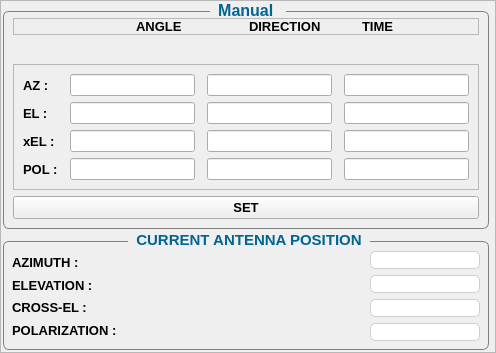
            <widget class="QFrame" name="frame_38">
             <property name="frameShape">
              <enum>QFrame::StyledPanel</enum>
             </property>
             <property name="frameShadow">
              <enum>QFrame::Raised</enum>
             </property>
             <layout class="QVBoxLayout" name="verticalLayout_132">
              <property name="spacing">
               <number>2</number>
              </property>
              <property name="leftMargin">
               <number>2</number>
              </property>
              <property name="topMargin">
               <number>0</number>
              </property>
              <property name="rightMargin">
               <number>6</number>
              </property>
              <property name="bottomMargin">
               <number>2</number>
              </property>
              <item alignment="Qt::AlignTop">
               <widget class="QGroupBox" name="groupBox_8">
                <property name="font">
                 <font>
                  <pointsize>12</pointsize>
                  <weight>75</weight>
                  <italic>false</italic>
                  <bold>true</bold>
                 </font>
                </property>
                <property name="styleSheet">
                 <string notr="true">	QGroupBox {
		font: bold; 
		border-radius: 6px;
		border : 1px solid grey;
		margin-top: 10px;
	}
	QGroupBox::title {
		subcontrol-origin:  margin;
		subcontrol-position: top center;    
		padding: 0 6px 0 6px;
	color: rgb(0, 100, 147);

	}</string>
                </property>
                <property name="title">
                 <string>Manual </string>
                </property>
                <layout class="QVBoxLayout" name="verticalLayout_44">
                 <property name="topMargin">
                  <number>6</number>
                 </property>
                 <item>
                  <widget class="QFrame" name="frame_20">
                   <property name="frameShape">
                    <enum>QFrame::StyledPanel</enum>
                   </property>
                   <property name="frameShadow">
                    <enum>QFrame::Raised</enum>
                   </property>
                   <layout class="QHBoxLayout" name="horizontalLayout_14">
                    <property name="topMargin">
                     <number>0</number>
                    </property>
                    <property name="bottomMargin">
                     <number>0</number>
                    </property>
                    <item>
                     <widget class="QLabel" name="label_3">
                      <property name="text">
                       <string/>
                      </property>
                     </widget>
                    </item>
                    <item>
                     <widget class="QLabel" name="label_99">
                      <property name="font">
                       <font>
                        <pointsize>10</pointsize>
                        <weight>75</weight>
                        <bold>true</bold>
                       </font>
                      </property>
                      <property name="text">
                       <string>ANGLE</string>
                      </property>
                     </widget>
                    </item>
                    <item>
                     <widget class="QLabel" name="label_100">
                      <property name="font">
                       <font>
                        <pointsize>10</pointsize>
                        <weight>75</weight>
                        <bold>true</bold>
                       </font>
                      </property>
                      <property name="text">
                       <string>DIRECTION</string>
                      </property>
                     </widget>
                    </item>
                    <item>
                     <widget class="QLabel" name="label_101">
                      <property name="font">
                       <font>
                        <pointsize>10</pointsize>
                        <weight>75</weight>
                        <bold>true</bold>
                       </font>
                      </property>
                      <property name="text">
                       <string>TIME</string>
                      </property>
                     </widget>
                    </item>
                   </layout>
                  </widget>
                 </item>
                 <item>
                  <widget class="QLabel" name="manualErrMsg">
                   <property name="font">
                    <font>
                     <pointsize>11</pointsize>
                     <weight>75</weight>
                     <bold>true</bold>
                    </font>
                   </property>
                   <property name="styleSheet">
                    <string notr="true">color: rgb(255, 0, 0);</string>
                   </property>
                   <property name="text">
                    <string/>
                   </property>
                   <property name="scaledContents">
                    <bool>true</bool>
                   </property>
                   <property name="alignment">
                    <set>Qt::AlignCenter</set>
                   </property>
                   <property name="wordWrap">
                    <bool>true</bool>
                   </property>
                  </widget>
                 </item>
                 <item>
                  <widget class="QFrame" name="frame_13">
                   <property name="frameShape">
                    <enum>QFrame::StyledPanel</enum>
                   </property>
                   <property name="frameShadow">
                    <enum>QFrame::Raised</enum>
                   </property>
                   <layout class="QGridLayout" name="gridLayout_3">
                    <property name="horizontalSpacing">
                     <number>12</number>
                    </property>
                    <property name="verticalSpacing">
                     <number>6</number>
                    </property>
                    <item row="2" column="3" alignment="Qt::AlignRight">
                     <widget class="QLineEdit" name="elTimeInput">
                      <property name="font">
                       <font>
                        <weight>75</weight>
                        <bold>true</bold>
                       </font>
                      </property>
                      <property name="readOnly">
                       <bool>true</bool>
                      </property>
                     </widget>
                    </item>
                    <item row="8" column="1">
                     <widget class="QLineEdit" name="polAngleInput">
                      <property name="font">
                       <font>
                        <weight>75</weight>
                        <bold>true</bold>
                       </font>
                      </property>
                      <property name="maxLength">
                       <number>4</number>
                      </property>
                      <property name="clearButtonEnabled">
                       <bool>true</bool>
                      </property>
                     </widget>
                    </item>
                    <item row="1" column="1">
                     <widget class="QLineEdit" name="azAngleInput">
                      <property name="font">
                       <font>
                        <weight>75</weight>
                        <bold>true</bold>
                       </font>
                      </property>
                      <property name="maxLength">
                       <number>6</number>
                      </property>
                      <property name="clearButtonEnabled">
                       <bool>true</bool>
                      </property>
                     </widget>
                    </item>
                    <item row="5" column="3" alignment="Qt::AlignRight">
                     <widget class="QLineEdit" name="xelTimeInput">
                      <property name="font">
                       <font>
                        <weight>75</weight>
                        <bold>true</bold>
                       </font>
                      </property>
                      <property name="readOnly">
                       <bool>true</bool>
                      </property>
                     </widget>
                    </item>
                    <item row="5" column="2">
                     <widget class="QLineEdit" name="xelDirAngleInput">
                      <property name="font">
                       <font>
                        <weight>75</weight>
                        <bold>true</bold>
                       </font>
                      </property>
                      <property name="maxLength">
                       <number>1</number>
                      </property>
                      <property name="clearButtonEnabled">
                       <bool>true</bool>
                      </property>
                     </widget>
                    </item>
                    <item row="8" column="0">
                     <widget class="QLabel" name="label_33">
                      <property name="font">
                       <font>
                        <pointsize>10</pointsize>
                        <weight>75</weight>
                        <bold>true</bold>
                       </font>
                      </property>
                      <property name="text">
                       <string>POL :</string>
                      </property>
                     </widget>
                    </item>
                    <item row="8" column="2">
                     <widget class="QLineEdit" name="polDirAngleInput">
                      <property name="font">
                       <font>
                        <weight>75</weight>
                        <bold>true</bold>
                       </font>
                      </property>
                      <property name="maxLength">
                       <number>1</number>
                      </property>
                      <property name="clearButtonEnabled">
                       <bool>true</bool>
                      </property>
                     </widget>
                    </item>
                    <item row="2" column="1">
                     <widget class="QLineEdit" name="elAngleInput">
                      <property name="font">
                       <font>
                        <weight>75</weight>
                        <bold>true</bold>
                       </font>
                      </property>
                      <property name="maxLength">
                       <number>4</number>
                      </property>
                      <property name="clearButtonEnabled">
                       <bool>true</bool>
                      </property>
                     </widget>
                    </item>
                    <item row="5" column="0">
                     <widget class="QLabel" name="label_94">
                      <property name="font">
                       <font>
                        <pointsize>10</pointsize>
                        <weight>75</weight>
                        <bold>true</bold>
                       </font>
                      </property>
                      <property name="text">
                       <string>xEL :</string>
                      </property>
                     </widget>
                    </item>
                    <item row="5" column="1">
                     <widget class="QLineEdit" name="xelAngleInput">
                      <property name="font">
                       <font>
                        <weight>75</weight>
                        <bold>true</bold>
                       </font>
                      </property>
                      <property name="maxLength">
                       <number>4</number>
                      </property>
                      <property name="clearButtonEnabled">
                       <bool>true</bool>
                      </property>
                     </widget>
                    </item>
                    <item row="1" column="2">
                     <widget class="QLineEdit" name="azDirAngleInput">
                      <property name="font">
                       <font>
                        <weight>75</weight>
                        <bold>true</bold>
                       </font>
                      </property>
                      <property name="maxLength">
                       <number>1</number>
                      </property>
                      <property name="clearButtonEnabled">
                       <bool>true</bool>
                      </property>
                     </widget>
                    </item>
                    <item row="1" column="3" alignment="Qt::AlignRight">
                     <widget class="QLineEdit" name="azTimeInput">
                      <property name="font">
                       <font>
                        <weight>75</weight>
                        <bold>true</bold>
                       </font>
                      </property>
                      <property name="readOnly">
                       <bool>true</bool>
                      </property>
                     </widget>
                    </item>
                    <item row="2" column="0">
                     <widget class="QLabel" name="label_15">
                      <property name="font">
                       <font>
                        <pointsize>10</pointsize>
                        <weight>75</weight>
                        <bold>true</bold>
                       </font>
                      </property>
                      <property name="text">
                       <string>EL :</string>
                      </property>
                     </widget>
                    </item>
                    <item row="1" column="0">
                     <widget class="QLabel" name="label_14">
                      <property name="font">
                       <font>
                        <pointsize>10</pointsize>
                        <weight>75</weight>
                        <bold>true</bold>
                       </font>
                      </property>
                      <property name="text">
                       <string>AZ :</string>
                      </property>
                     </widget>
                    </item>
                    <item row="2" column="2">
                     <widget class="QLineEdit" name="elDirAngleInput">
                      <property name="font">
                       <font>
                        <weight>75</weight>
                        <bold>true</bold>
                       </font>
                      </property>
                      <property name="maxLength">
                       <number>1</number>
                      </property>
                      <property name="clearButtonEnabled">
                       <bool>true</bool>
                      </property>
                     </widget>
                    </item>
                    <item row="8" column="3" alignment="Qt::AlignRight">
                     <widget class="QLineEdit" name="polTimeInput">
                      <property name="font">
                       <font>
                        <weight>75</weight>
                        <bold>true</bold>
                       </font>
                      </property>
                      <property name="readOnly">
                       <bool>true</bool>
                      </property>
                     </widget>
                    </item>
                   </layout>
                  </widget>
                 </item>
                 <item>
                  <widget class="QPushButton" name="setManualBtn">
                   <property name="font">
                    <font>
                     <pointsize>10</pointsize>
                     <weight>75</weight>
                     <bold>true</bold>
                    </font>
                   </property>
                   <property name="text">
                    <string>SET</string>
                   </property>
                  </widget>
                 </item>
                </layout>
               </widget>
              </item>
              <item alignment="Qt::AlignTop">
               <widget class="QGroupBox" name="groupBox_9">
                <property name="font">
                 <font>
                  <pointsize>11</pointsize>
                  <weight>75</weight>
                  <italic>false</italic>
                  <bold>true</bold>
                 </font>
                </property>
                <property name="styleSheet">
                 <string notr="true">	QGroupBox {
		font: bold; 

		border-radius: 6px;
		border : 1px solid grey;
		margin-top: 10px;
	}
	QGroupBox::title {
		subcontrol-origin:  margin;
		subcontrol-position: top center;    
		padding: 0 6px 0 6px;
		color: rgb(0, 100, 147);
	}</string>
                </property>
                <property name="title">
                 <string>CURRENT ANTENNA POSITION</string>
                </property>
                <layout class="QVBoxLayout" name="verticalLayout_57">
                 <property name="spacing">
                  <number>4</number>
                 </property>
                 <property name="leftMargin">
                  <number>4</number>
                 </property>
                 <property name="rightMargin">
                  <number>4</number>
                 </property>
                 <property name="bottomMargin">
                  <number>4</number>
                 </property>
                 <item>
                  <layout class="QHBoxLayout" name="horizontalLayout_29">
                   <property name="spacing">
                    <number>0</number>
                   </property>
                   <property name="leftMargin">
                    <number>0</number>
                   </property>
                   <property name="topMargin">
                    <number>0</number>
                   </property>
                   <property name="rightMargin">
                    <number>0</number>
                   </property>
                   <property name="bottomMargin">
                    <number>4</number>
                   </property>
                   <item>
                    <layout class="QVBoxLayout" name="verticalLayout_62">
                     <property name="spacing">
                      <number>0</number>
                     </property>
                     <property name="leftMargin">
                      <number>4</number>
                     </property>
                     <property name="rightMargin">
                      <number>0</number>
                     </property>
                     <item>
                      <widget class="QLabel" name="label_95">
                       <property name="font">
                        <font>
                         <pointsize>10</pointsize>
                         <weight>75</weight>
                         <bold>true</bold>
                        </font>
                       </property>
                       <property name="text">
                        <string>AZIMUTH : </string>
                       </property>
                      </widget>
                     </item>
                     <item>
                      <widget class="QLabel" name="label_96">
                       <property name="font">
                        <font>
                         <pointsize>10</pointsize>
                         <weight>75</weight>
                         <bold>true</bold>
                        </font>
                       </property>
                       <property name="text">
                        <string>ELEVATION : </string>
                       </property>
                      </widget>
                     </item>
                     <item>
                      <widget class="QLabel" name="label_97">
                       <property name="font">
                        <font>
                         <pointsize>10</pointsize>
                         <weight>75</weight>
                         <bold>true</bold>
                        </font>
                       </property>
                       <property name="text">
                        <string>CROSS-EL :</string>
                       </property>
                      </widget>
                     </item>
                     <item>
                      <widget class="QLabel" name="label_98">
                       <property name="font">
                        <font>
                         <pointsize>10</pointsize>
                         <weight>75</weight>
                         <bold>true</bold>
                        </font>
                       </property>
                       <property name="text">
                        <string>POLARIZATION : </string>
                       </property>
                      </widget>
                     </item>
                    </layout>
                   </item>
                   <item>
                    <layout class="QVBoxLayout" name="verticalLayout_63">
                     <property name="spacing">
                      <number>6</number>
                     </property>
                     <property name="leftMargin">
                      <number>0</number>
                     </property>
                     <property name="topMargin">
                      <number>0</number>
                     </property>
                     <property name="rightMargin">
                      <number>4</number>
                     </property>
                     <property name="bottomMargin">
                      <number>0</number>
                     </property>
                     <item>
                      <widget class="QLineEdit" name="azCurrPos_2">
                       <property name="sizePolicy">
                        <sizepolicy hsizetype="MinimumExpanding" vsizetype="Expanding">
                         <horstretch>0</horstretch>
                         <verstretch>0</verstretch>
                        </sizepolicy>
                       </property>
                       <property name="maximumSize">
                        <size>
                         <width>110</width>
                         <height>16777215</height>
                        </size>
                       </property>
                       <property name="font">
                        <font>
                         <pointsize>-1</pointsize>
                         <weight>75</weight>
                         <bold>true</bold>
                        </font>
                       </property>
                       <property name="styleSheet">
                        <string notr="true">QLineEdit{
	border: 1px solid #cfcfcf;
	border-radius: 5px;
	font-size: 12px;
}</string>
                       </property>
                       <property name="text">
                        <string/>
                       </property>
                       <property name="alignment">
                        <set>Qt::AlignCenter</set>
                       </property>
                       <property name="readOnly">
                        <bool>true</bool>
                       </property>
                      </widget>
                     </item>
                     <item>
                      <widget class="QLineEdit" name="elCurrPos_2">
                       <property name="sizePolicy">
                        <sizepolicy hsizetype="Expanding" vsizetype="Expanding">
                         <horstretch>0</horstretch>
                         <verstretch>0</verstretch>
                        </sizepolicy>
                       </property>
                       <property name="maximumSize">
                        <size>
                         <width>110</width>
                         <height>16777215</height>
                        </size>
                       </property>
                       <property name="font">
                        <font>
                         <pointsize>-1</pointsize>
                         <weight>75</weight>
                         <bold>true</bold>
                        </font>
                       </property>
                       <property name="styleSheet">
                        <string notr="true">QLineEdit{
	border: 1px solid #cfcfcf;
	border-radius: 5px;
	font-size: 12px;
}</string>
                       </property>
                       <property name="text">
                        <string/>
                       </property>
                       <property name="alignment">
                        <set>Qt::AlignCenter</set>
                       </property>
                       <property name="readOnly">
                        <bool>true</bool>
                       </property>
                      </widget>
                     </item>
                     <item>
                      <widget class="QLineEdit" name="crElCurrPos_2">
                       <property name="sizePolicy">
                        <sizepolicy hsizetype="Expanding" vsizetype="Expanding">
                         <horstretch>0</horstretch>
                         <verstretch>0</verstretch>
                        </sizepolicy>
                       </property>
                       <property name="maximumSize">
                        <size>
                         <width>110</width>
                         <height>16777215</height>
                        </size>
                       </property>
                       <property name="font">
                        <font>
                         <pointsize>-1</pointsize>
                         <weight>75</weight>
                         <bold>true</bold>
                        </font>
                       </property>
                       <property name="styleSheet">
                        <string notr="true">QLineEdit{
	border: 1px solid #cfcfcf;
	border-radius: 5px;
	font-size: 12px;
}</string>
                       </property>
                       <property name="text">
                        <string/>
                       </property>
                       <property name="alignment">
                        <set>Qt::AlignCenter</set>
                       </property>
                       <property name="readOnly">
                        <bool>true</bool>
                       </property>
                      </widget>
                     </item>
                     <item>
                      <widget class="QLineEdit" name="polCurrPos_2">
                       <property name="sizePolicy">
                        <sizepolicy hsizetype="Expanding" vsizetype="Expanding">
                         <horstretch>0</horstretch>
                         <verstretch>0</verstretch>
                        </sizepolicy>
                       </property>
                       <property name="maximumSize">
                        <size>
                         <width>110</width>
                         <height>16777215</height>
                        </size>
                       </property>
                       <property name="font">
                        <font>
                         <pointsize>-1</pointsize>
                         <weight>75</weight>
                         <bold>true</bold>
                        </font>
                       </property>
                       <property name="styleSheet">
                        <string notr="true">QLineEdit{
	border: 1px solid #cfcfcf;
	border-radius: 5px;
	font-size: 12px;
}</string>
                       </property>
                       <property name="text">
                        <string/>
                       </property>
                       <property name="alignment">
                        <set>Qt::AlignCenter</set>
                       </property>
                       <property name="readOnly">
                        <bool>true</bool>
                       </property>
                      </widget>
                     </item>
                    </layout>
                   </item>
                  </layout>
                 </item>
                </layout>
               </widget>
              </item>
             </layout>
            </widget>
